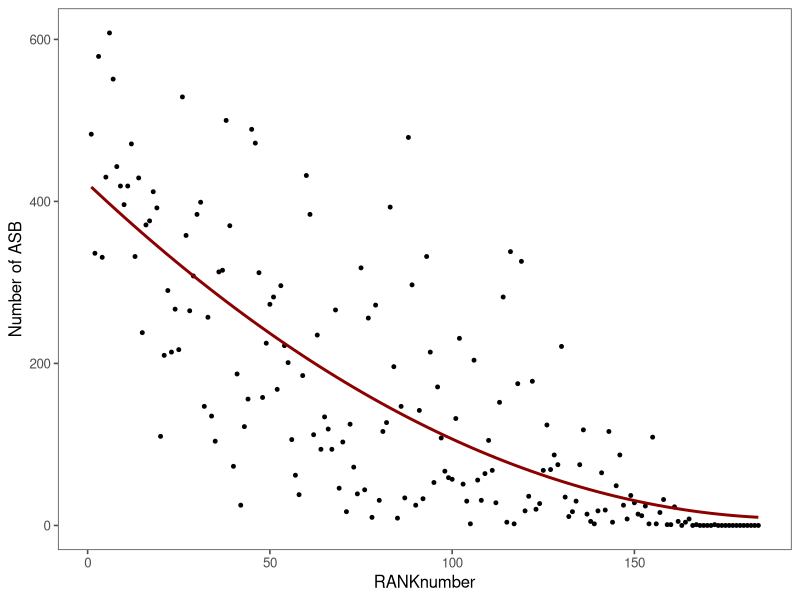
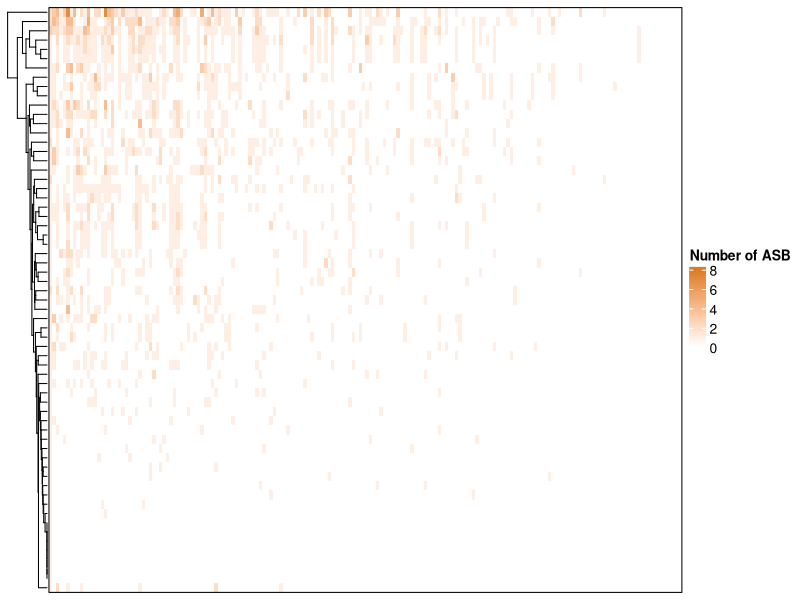
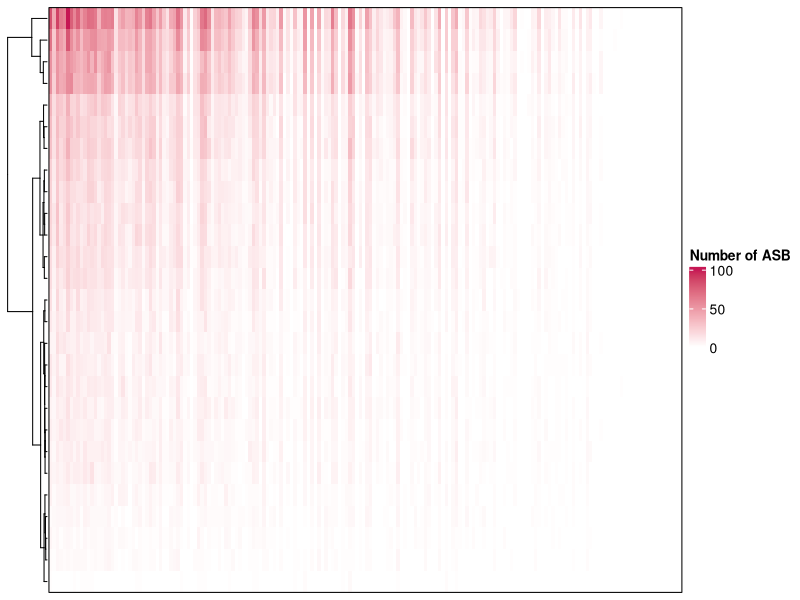
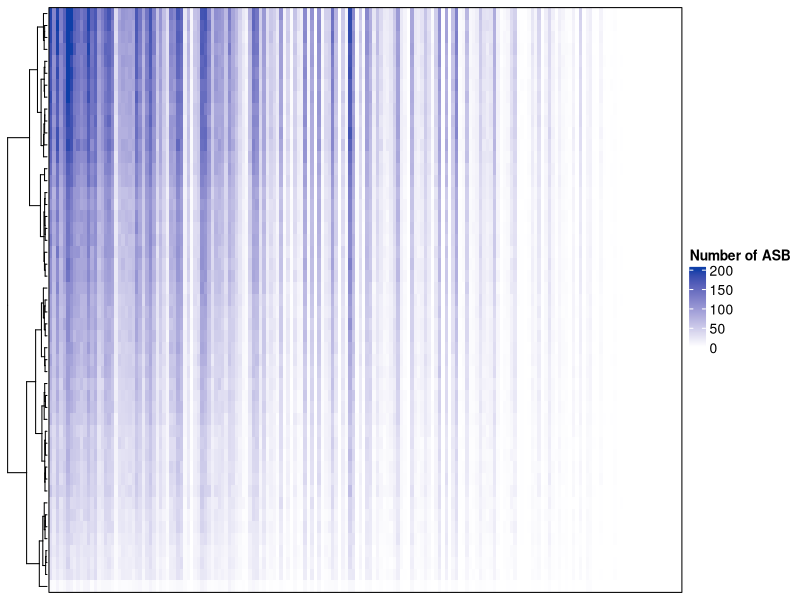

Here is the R script that generated these plots, in order:
library(ComplexHeatmap)
library(circlize)
library(ggplot2)
library(ggthemes)

data <- read.table("./input_data/Fig3A-1-input.txt", sep = "\t", header = T)
pdf("Fig3A-1.pdf", height = 3, width = 6)
ggplot(data, aes(x = RANKnumber, y = ASBnumber)) +
  geom_point(shape = 19, color = "black", size = 1, alpha = 1) +
  geom_smooth(method = "lm", formula = y ~ poly(x, 2), se = FALSE, color = "darkred") +
  labs(y = "Number of ASB") +
  theme_few()
dev.off()

mat_gwas <- read.table(file = "./input_data/Fig3A-2-input.txt", sep = "\t", header = T, row.names = 1)
gwas = as.matrix(mat_gwas)

mat_tcga <- read.table(file = "./input_data/Fig3A-3-input.txt", sep = "\t", header = T, row.names = 1)
tcga = as.matrix(mat_tcga)

mat_gtex <- read.table(file = "./input_data/Fig3A-4-input.txt", sep = "\t", header = T, row.names = 1)
gtex = as.matrix(mat_gtex)

heatmap_col_fun_gwas = colorRamp2(c(0, 8), c("white", "#dc7c22"))  # GWAS
heatmap_col_fun_tcga = colorRamp2(c(0, 100), c("white", "#c61754")) # TCGA_eQTL
heatmap_col_fun_gtex = colorRamp2(c(0, 200), c("white", "#0f3fa8")) # GTEx_eQTL

pdf("Fig3A-2.pdf", height = 2, width = 10)
Heatmap(gwas, 
               col = heatmap_col_fun_gwas, 
               cluster_columns = F,
               cluster_rows = T,
               row_names_side = "left",
               show_column_names = FALSE,
               show_row_names = FALSE,
               column_names_centered = TRUE,
               column_names_gp = gpar(fontsize = 5),
               row_names_gp = gpar(fontsize = 5),
               name = "Number of ASB",
               border = 'black',                
)
dev.off()

pdf("Fig3A-3.pdf", height = 2, width = 10)
Heatmap(tcga,   
               col = heatmap_col_fun_tcga,
               cluster_columns = F,
               cluster_rows = T,
               row_names_side = "left",
               show_column_names = FALSE,
               show_row_names = FALSE,
               column_names_centered = TRUE,
               column_names_gp = gpar(fontsize = 5),
               row_names_gp = gpar(fontsize = 5),
               name = "Number of ASB",
               border = 'black',
)
dev.off()

pdf("Fig3A-4.pdf", height = 2, width = 10)
Heatmap(gtex,   
               col = heatmap_col_fun_gtex,
               cluster_columns = F,
               cluster_rows = T,
               row_names_side = "left",
               show_column_names = FALSE,
               show_row_names = FALSE,
               column_names_centered = TRUE,
               column_names_gp = gpar(fontsize = 5),
               row_names_gp = gpar(fontsize = 5),
               name = "Number of ASB",
               border = 'black',
)
dev.off()
